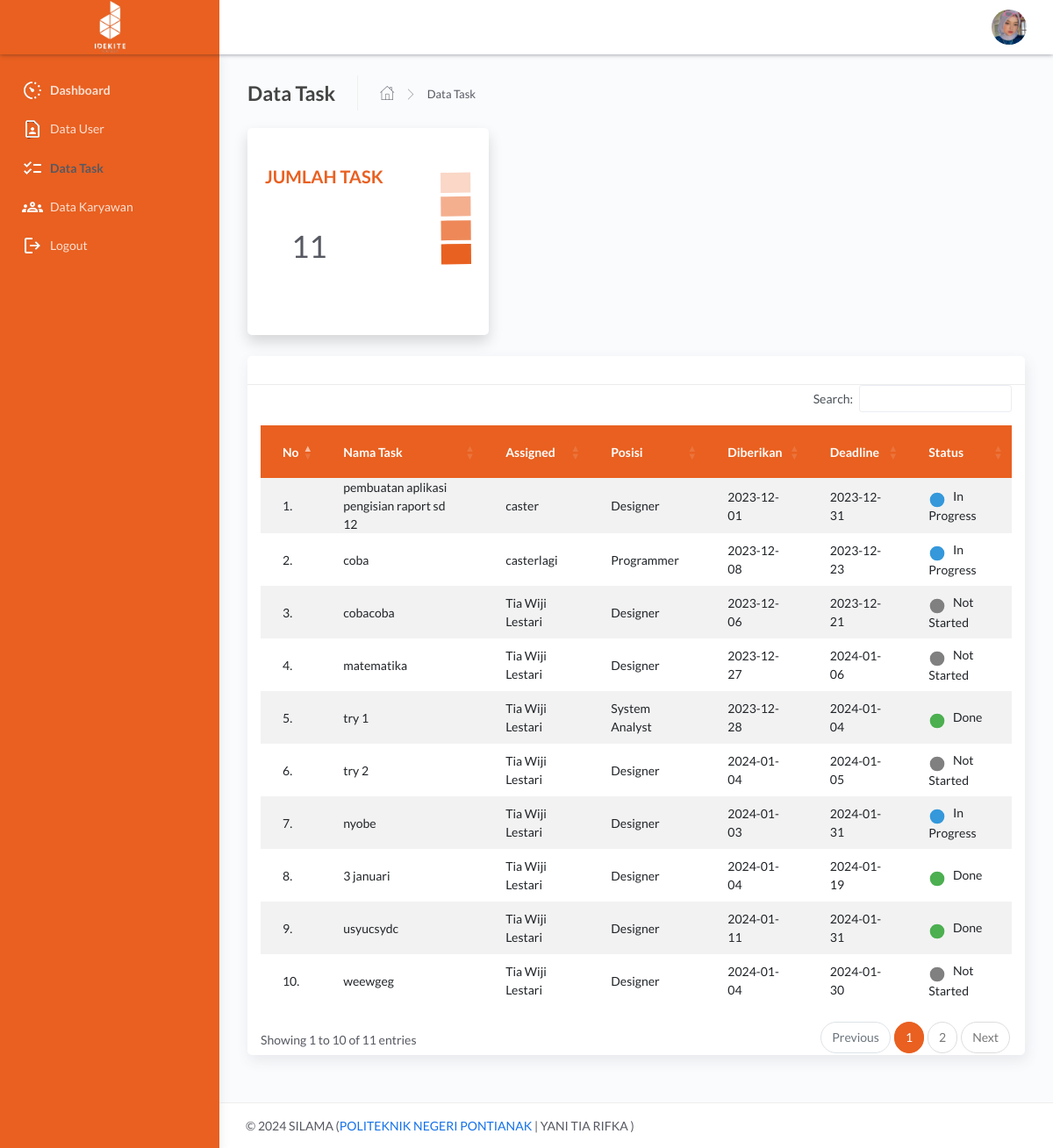
/ceo/index.php?page=task (signed in), run on the app's committed database.
### tables this page shows
CREATE TABLE `tb_user` (
  `id_user` int(11) NOT NULL,
  `id_jabatan` int(11) NOT NULL,
  `nama_user` varchar(50) NOT NULL,
  `email` varchar(50) NOT NULL,
  `password` varchar(50) NOT NULL,
  `foto` varchar(11) NOT NULL
);

CREATE TABLE `tb_task` (
  `id_task` int(11) NOT NULL,
  `id_user` int(11) NOT NULL,
  `id_posisi` int(11) NOT NULL,
  `nama_task` varchar(50) NOT NULL,
  `tgl_mulai` date NOT NULL,
  `tgl_selesai` date NOT NULL,
  `status` enum('Not Started','In Progress','Done') NOT NULL
);

CREATE TABLE `tb_posisi` (
  `id_posisi` int(11) NOT NULL,
  `posisi` varchar(50) NOT NULL
);

### ceo/modul/task/data.php (the view, shortened to what this page needs)
<div class="page-inner">
    <div class="page-header">
        <h3 class="page-title">Data Task</h3>
        <ul class="breadcrumbs">
            <li class="nav-home">
                <a href="index.php">
                    <i class="flaticon-home"></i>
                </a>
            </li>
            <li class="separator">
                <i class="flaticon-right-arrow"></i>
            </li>
            <li class="nav-item">
                <a href="#">Data Task</a>
            </li>
        </ul>
    </div>
    <div class="row mt--6">
        <div class="col-xl-4 col-md-4 mb-4">
            <div class="card border-left-primary shadow h-100 py-2">
                <div class="card-body">
                    <div class="row no-gutters align-items-center">
                        <div class="col mr-2">
                            <div class="text-xs font-weight-bold text-uppercase mb-1" style="color:#e96020; font-size: 20px;">JUMLAH TASK</div>
                            <div class="h5 mb-0 font-weight-bold text-gray-800">
                                <h2 style="font-size: 35px; text-align: left; margin-top: 40px; margin-left:30px;"><?php echo $jumlahTask; ?></h2>
                            </div>
                        </div>
                        <div class="col-auto">
                        </div>
                    </div>
                </div>
            </div>
        </div>
        <div class="col-md-6">
            <div class="row">
                <div class="col-md-6 position-relative" style="top: 65px; left: 50px;">
                </div>
            </div>
        </div>
    </div>
    <div class="row">
        <div class="col-md-12">
            <div class="card">
                <div class="card-header">
                </div>
                <div class="table-responsive">
                    <table id="example" class="display table table-striped table-hover">
                        <thead>
                            <tr>
                                <th style="background-color: #e96020; color: white;">No</th>
                                <th style="background-color: #e96020; color: white;">Nama Task</th>
                                <th style="background-color: #e96020; color: white;">Assigned</th>
                                <th style="background-color: #e96020; color: white;">Posisi</th>
                                <th style="background-color: #e96020; color: white;">Diberikan</th>
                                <th style="background-color: #e96020; color: white;">Deadline</th>
                                <th style="background-color: #e96020; color: white;">Status</th>
                            </tr>
                        </thead>
                        <tbody>
                            <?php
                            $no = 1;
                            $task = mysqli_query($con, "SELECT * FROM tb_task
    INNER JOIN tb_user ON tb_task.id_user = tb_user.id_user
    INNER JOIN tb_posisi ON tb_task.id_posisi = tb_posisi.id_posisi
    ORDER BY tb_task.id_task ASC");
                            foreach ($task as $t) { ?>
                                <tr>
                                    <td><?= $no++; ?>.</td>
                                    <td><?= $t['nama_task']; ?></td>
                                    <td><?= $t['nama_user']; ?></td>
                                    <td><?= $t['posisi']; ?></td>
                                    <td><?= $t['tgl_mulai']; ?></td>
                                    <td><?= $t['tgl_selesai']; ?></td>
                                    <td>
                                        <?php
                                        switch ($t['status']) {
                                            case 'Done':
                                                echo '<span class="status-icon done"><svg xmlns="http://www.w3.org/2000/svg" viewBox="0 0 24 24" fill="#4CAF50"><circle cx="12" cy="12" r="10"/></svg></span> Done';
                                                break;
                                            case 'In Progress':
                                                echo '<span class="status-icon in-progress"><svg xmlns="http://www.w3.org/2000/svg" viewBox="0 0 24 24" fill="#3498db"><circle cx="12" cy="12" r="10"/></svg></span> In Progress';
                                                break;
                                            case 'Not Started':
                                                echo '<span class="status-icon not-started"><svg xmlns="http://www.w3.org/2000/svg" viewBox="0 0 24 24" fill="#808080"><circle cx="12" cy="12" r="10"/></svg></span> Not Started';
                                                break;
                                        }
                                        ?>
                                    </td>
                                </tr>
                            <?php } ?>
                        </tbody>
                    </table>
                </div>
            </div>
        </div>
    </div>
</div>

### ceo/index.php (shortened to what this page needs)
<?php
include '../config/db.php';
?> <script>
<?php
$jumlahTask = mysqli_num_rows(mysqli_query($con, "SELECT * FROM tb_task WHERE id_task "));
$id_login = @$_SESSION['ceo'];
$sql = mysqli_query($con, "SELECT * FROM tb_user
WHERE id_user = '$id_login'") or die(mysqli_error($con));
$data = mysqli_fetch_array($sql);
?>
<!DOCTYPE html>
<html lang="en">
<head>
	<link rel="stylesheet" href="https://cdnjs.cloudflare.com/ajax/libs/twitter-bootstrap/4.5.2/css/bootstrap.css">
	<link rel="stylesheet" href="https://cdn.datatables.net/1.13.7/css/dataTables.bootstrap4.min.css">
	<link rel="stylesheet" href="path/to/bootstrap.css">
	<link rel="stylesheet" href="https://stackpath.bootstrapcdn.com/bootstrap/4.3.1/css/bootstrap.min.css">
	<link rel="stylesheet" href="../assets/css/bootstrap.min.css">
	<link rel="stylesheet" href="../assets/css/atlantis.min.css">
	<link rel="stylesheet" href="../assets/css/demo.css">
</head>
<body>
	<div class="wrapper">
		<div class="main-header">
			<div class="logo-header d-flex justify-content-center align-items-center" style="background-color: #e96020;">
				<a href="index.php" class="logo text-white">
					<img src="../assets/img/ide_kite_logo_black-removebg-preview.png" alt="navbar brand" class="navbar-brand" width="35">
				</a>
				<div class="nav-toggle">
					<button class="btn btn-toggle toggle-sidebar">
					</button>
				</div>
			</div>
			<nav class="navbar  navbar-header navbar-expand-lg  ">
				<div class="container-fluid">
					<ul class="navbar-nav topbar-nav ml-md-auto align-items-center">
						<li class="nav-item dropdown hidden-caret">
							<a class="dropdown-toggle profile-pic" data-toggle="dropdown" href="#" aria-expanded="false">
								<div class="avatar-sm">
									<img src="../assets/img/user/<?= $data['foto'] ?>" alt="foto profil" class="avatar-img rounded-circle">
								</div>
							</a>
						</li>
					</ul>
				</div>
			</nav>
		</div>
		<div class="sidebar sidebar-style-2">
			<div class="sidebar-wrapper " style="background-color: #e96020;">
				<ul class="nav text-white">
					<li class="nav-item">
						<a href="index.php" class="nav-link active">
							<div class="d-flex align-items-center">
								<img src="../assets/img/ICON/ikon_dashboard-removebg-preview.png" alt="Dashboard Icon" width="24" height="24" class="me-2">
								<p class="fw-bold mb-0">Dashboard</p>
							</div>
						</a>
					</li>
					<li class="nav-item <?php echo (isset($_GET['page']) && $_GET['page'] == 'user') ? 'active' : ''; ?>">
						<a href="?page=user" class="nav-link">
							<div class="d-flex align-items-center">
								<img src="../assets/img/ICON/ikon_data_user-removebg-preview.png" alt="User Icon" width="24" height="24" class="me-2">
								<p class="mb-0">Data User</p>
							</div>
						</a>
					</li>
					<li class="nav-item <?php echo (isset($_GET['page']) && $_GET['page'] == 'task') ? 'active' : ''; ?>">
						<a href="?page=task" class="nav-link">
							<div class="d-flex align-items-center">
								<img src="../assets/img/ICON/ikon_data_task-removebg-preview.png" alt="Tasks Icon" width="24" height="24" class="me-2">
								<p class="mb-0">Data Task</p>
							</div>
						</a>
					</li>
					<li class="nav-item <?php echo (isset($_GET['page']) && $_GET['page'] == 'karyawan') ? 'active' : ''; ?>">
						<a href="?page=karyawan" class="nav-link">
							<div class="d-flex align-items-center">
								<img src="../assets/img/ICON/ikon_data_karyawan-removebg-preview.png" alt="Employees Icon" width="24" height="24" class="me-2">
								<p class="mb-0">Data Karyawan</p>
							</div>
						</a>
					</li>
					<li class="nav-item">
						<a href="logout.php" class="nav-link">
							<div class="d-flex align-items-center">
								<img src="../assets/img/ICON/ikon_logout-removebg-preview.png" alt="Logout Icon" width="24" height="24" class="me-2">
								<span>Logout</span>
							</div>
						</a>
					</li>
				</ul>
			</div>
		</div>
		<div class="main-panel">
			<div class="content">
				<?php
				$page = @$_GET['page'];
				$act = @$_GET['act'];
				if ($page == 'user') {
					if ($act == '') {
						include 'modul/user/data.php';
					} elseif ($act == 'add') {
						include 'modul/user/add.php';
					} elseif ($act == 'edit') {
						include 'modul/user/edit.php';
					} elseif ($act == 'del') {
						include 'modul/user/del.php';
					} elseif ($act == 'proses') {
						include 'modul/user/proses.php';
					}
				} elseif ($page == 'task') {
					if ($act == '') {
						include 'modul/task/data.php';
					}
				} elseif ($page == 'karyawan') {
					if ($act == '') {
						include 'modul/karyawan/data.php';
					}
				} elseif ($page == '') {
					include 'modul/home.php';
				} else {
					echo "<b>Tidak ada Halaman</b>";
				}
				?>
			</div>
			<footer class="footer">
				<div class="container">
					<div class="copyright ml-center">
						&copy; <?php echo date('Y'); ?> SILAMA (<a href="index.php">POLITEKNIK NEGERI PONTIANAK </a> | YANI TIA RIFKA )
					</div>
				</div>
			</footer>
		</div>
	</div>

### ceo/index.php (style rules this page uses)
.nav a, .nav p, .nav i { color: #ffffffcc !important; }
.nav-item img { margin-right: 8px; }
.nav-item p { margin-bottom: 0; }

### ceo/modul/task/data.php (style rules this page uses)
.status-icon { display: inline-block; width: 20px; height: 20px; margin-right: 5px; vertical-align: middle; }
.done svg, .in-progress svg, .not-started svg { width: 100%; height: 100%; border-radius: 50%; }

### data on the page
tb_user: foto (picture)
tb_task: nama_task "pembuatan aplikasi pengisian raport sd 12", id_user.nama_user "caster", id_posisi.posisi "Designer", tgl_mulai "2023-12-01", tgl_selesai "2023-12-31", status "In Progress"
tb_task: nama_task "coba", id_user.nama_user "casterlagi", id_posisi.posisi "Programmer", tgl_mulai "2023-12-08", tgl_selesai "2023-12-23", status "In Progress"
tb_task: nama_task "cobacoba", id_user.nama_user "Tia Wiji Lestari", id_posisi.posisi "Designer", tgl_mulai "2023-12-06", tgl_selesai "2023-12-21", status "Not Started"
tb_task: nama_task "matematika", id_user.nama_user "Tia Wiji Lestari", id_posisi.posisi "Designer", tgl_mulai "2023-12-27", tgl_selesai "2024-01-06", status "Not Started"
tb_task: nama_task "try 1", id_user.nama_user "Tia Wiji Lestari", id_posisi.posisi "System Analyst", tgl_mulai "2023-12-28", tgl_selesai "2024-01-04", status "Done"
tb_task: nama_task "try 2", id_user.nama_user "Tia Wiji Lestari", id_posisi.posisi "Designer", tgl_mulai "2024-01-04", tgl_selesai "2024-01-05", status "Not Started"
tb_task: nama_task "nyobe", id_user.nama_user "Tia Wiji Lestari", id_posisi.posisi "Designer", tgl_mulai "2024-01-03", tgl_selesai "2024-01-31", status "In Progress"
tb_task: nama_task "3 januari", id_user.nama_user "Tia Wiji Lestari", id_posisi.posisi "Designer", tgl_mulai "2024-01-04", tgl_selesai "2024-01-19", status "Done"
tb_task: nama_task "usyucsydc", id_user.nama_user "Tia Wiji Lestari", id_posisi.posisi "Designer", tgl_mulai "2024-01-11", tgl_selesai "2024-01-31", status "Done"
tb_task: nama_task "weewgeg", id_user.nama_user "Tia Wiji Lestari", id_posisi.posisi "Designer", tgl_mulai "2024-01-04", tgl_selesai "2024-01-30", status "Not Started"

### other printed values
$jumlahTask "11"
